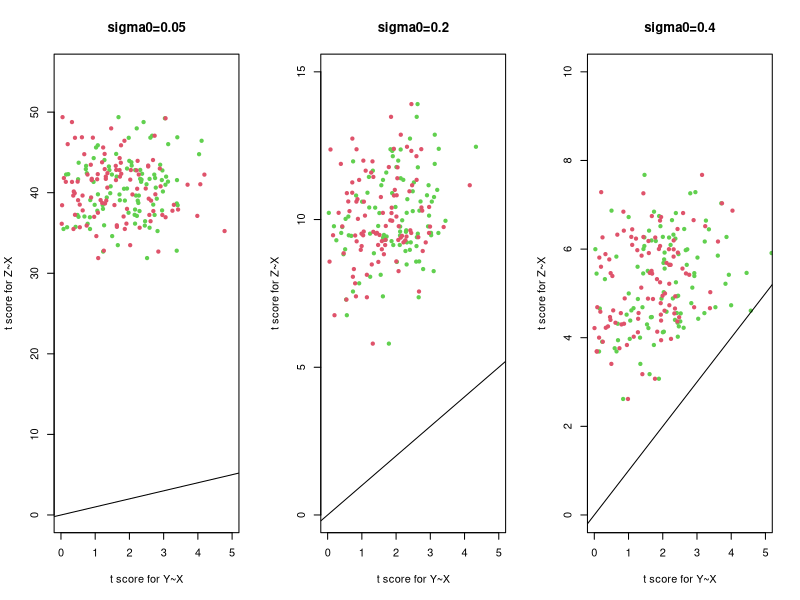

Reproduce this figure in R.
## ---- chunk 1
sim_factor <- function(alpha=0.2, beta1=0.4, beta2=0.3, eps1=0.2, eps2=0.4){
  res <- numeric(9L)
  names(res) <- c("beta.Z","score.Z","p.Z",
                  "beta1.x","score1.x","p1.x",
                  "beta2.x","score2.x","p2.x")
  x = rnorm(100,sd=1)
  Z = alpha*x + rnorm(100,sd=eps1)
  y1 = beta1*Z + rnorm(100,sd=eps2)
  y2 = beta2*Z + rnorm(100,sd=eps2)
  
  res[c("beta.Z","score.Z","p.Z")] <- summary(lm(Z~x))$coefficients[2,c(1,3,4)]
  
  res[c("beta1.x","score1.x","p1.x")] <- summary(lm(y1~x))$coefficients[2,c(1,3,4)]
  res[c("beta2.x","score2.x","p2.x")] <- summary(lm(y2~x))$coefficients[2,c(1,3,4)]
  
  res
}
## ---- chunk 2
library(ggplot2)
par(mfrow=c(1,3))
ress <- do.call(rbind, lapply(1:100,function(x){sim_factor(eps1=0.05)}))
plot(abs(ress[,"score1.x"]), abs(ress[,"score.Z"]), pch=20,
     ylim=c(0,55), xlim=c(0,5),col=3,main="sigma0=0.05",
     ylab="t score for Z~X", xlab="t score for Y~X")
points(abs(ress[,"score2.x"]), abs(ress[,"score.Z"]), pch=20,col=2)
lines(x=c(-4,6),y=c(-4,6),col=1)

ress <- do.call(rbind, lapply(1:100,function(x){sim_factor(eps1=0.2)}))
plot(abs(ress[,"score1.x"]), abs(ress[,"score.Z"]), main="sigma0=0.2", pch=20,
     ylim=c(0,15), xlim=c(0,5),col=3,ylab="t score for Z~X", xlab="t score for Y~X")
points(abs(ress[,"score2.x"]), abs(ress[,"score.Z"]), pch=20,col=2)
lines(x=c(-4,6),y=c(-4,6),col=1)


ress <- do.call(rbind, lapply(1:100,function(x){sim_factor(eps1=0.4)}))
plot(abs(ress[,"score1.x"]), abs(ress[,"score.Z"]),main="sigma0=0.4", pch=20,
     ylim=c(0,10), xlim=c(0,5),col=3,ylab="t score for Z~X", xlab="t score for Y~X")
points(abs(ress[,"score2.x"]), abs(ress[,"score.Z"]), pch=20,col=2)
lines(x=c(-4,6),y=c(-4,6),col=1)

#legend(col=c(3,2),legend = c("Y1~X","Y2~X"))
